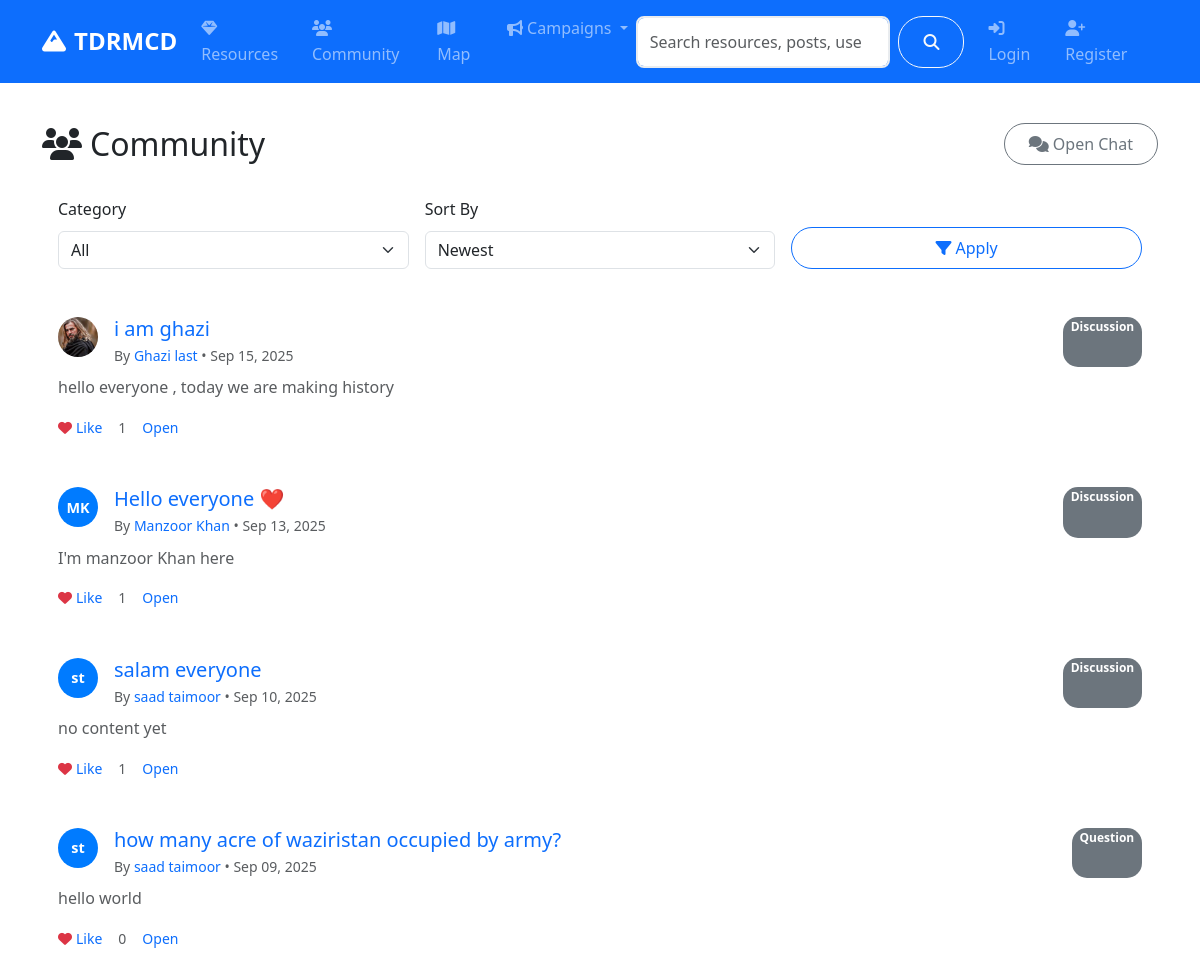
/community/ (upper part), run on an earlier commit of the app's database.
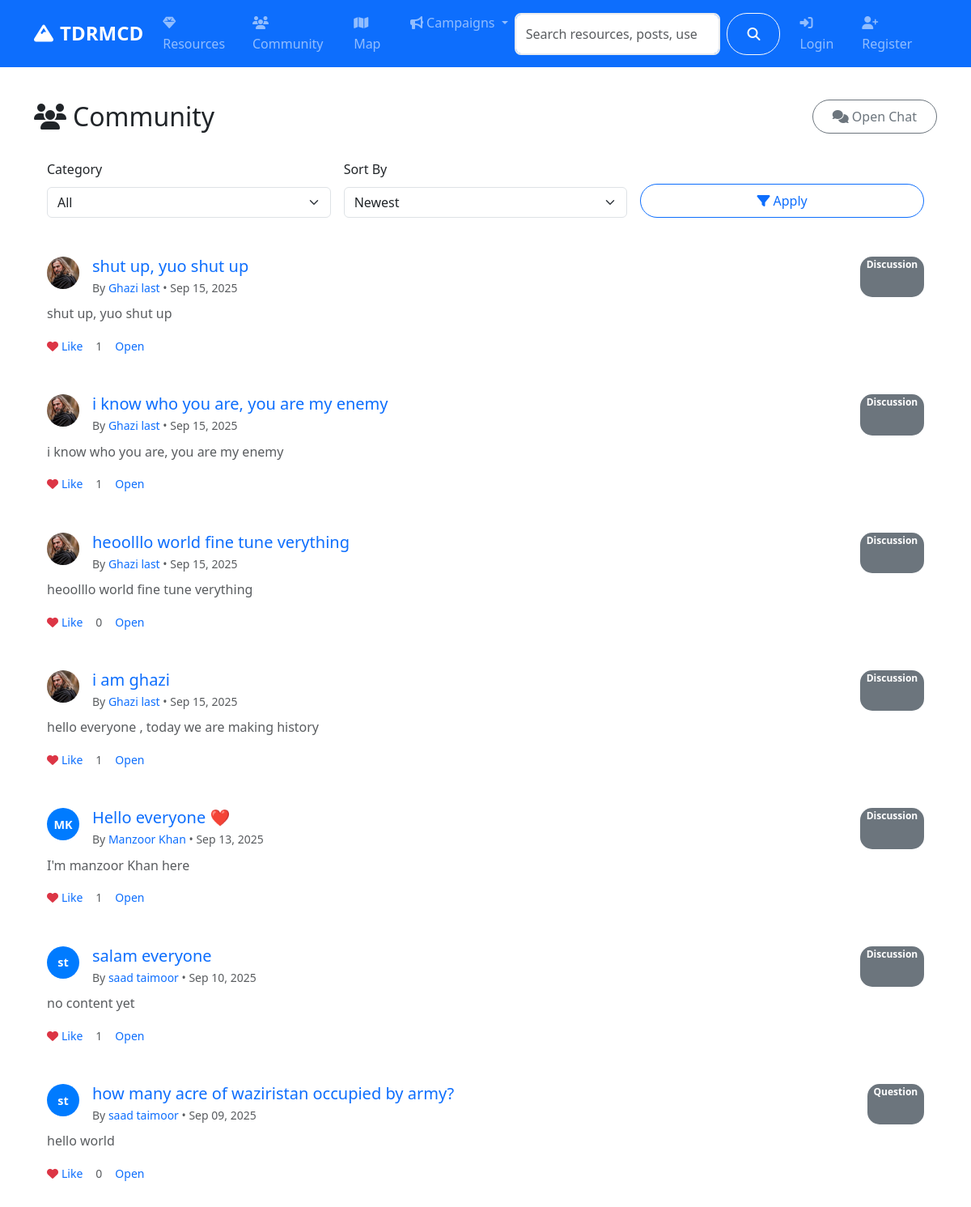
And on a later commit of the database.
### models.py (models this page shows, shortened)
class CommunityPost(db.Model):
    id = db.Column(db.Integer, primary_key=True)
    title = db.Column(db.String(200), nullable=False)
    content = db.Column(db.Text, nullable=False)
    category = db.Column(db.String(50), nullable=False)  # discussion, question, announcement
    tags = db.Column(db.String(200))
    image_url = db.Column(db.String(200))
    likes = db.Column(db.Integer, default=0)
    views = db.Column(db.Integer, default=0)
    author_id = db.Column(db.Integer, db.ForeignKey('user.id'), nullable=False)
    created_at = db.Column(db.DateTime, default=datetime.utcnow)
    updated_at = db.Column(db.DateTime, default=datetime.utcnow, onupdate=datetime.utcnow)
    comments = db.relationship('Comment', backref='post', lazy='dynamic', cascade='all, delete-orphan')
    likes_relation = db.relationship('PostLike', backref='post', lazy='dynamic', cascade='all, delete-orphan')

class User(UserMixin, db.Model):
    id = db.Column(db.Integer, primary_key=True)
    username = db.Column(db.String(80), unique=True, nullable=False)
    email = db.Column(db.String(120), unique=True, nullable=False)
    password_hash = db.Column(db.String(120), nullable=False)
    first_name = db.Column(db.String(50), nullable=False)
    last_name = db.Column(db.String(50), nullable=False)
    role = db.Column(db.String(20), default='user')  # user, admin, researcher
    location = db.Column(db.String(100))
    bio = db.Column(db.Text)
    avatar = db.Column(db.String(200), default='default.jpg')
    is_active = db.Column(db.Boolean, default=True)
    created_at = db.Column(db.DateTime, default=datetime.utcnow)
    last_seen = db.Column(db.DateTime, default=datetime.utcnow)
    resources = db.relationship('Resource', backref='author', lazy='dynamic')
    posts = db.relationship('CommunityPost', backref='author', lazy='dynamic')
    chat_messages = db.relationship('ChatMessage', backref='sender', lazy='dynamic')
    file_submissions = db.relationship(
        'FileSubmission',
        foreign_keys='FileSubmission.submitter_id',
        backref='submitter',
        lazy='dynamic'
    )
    reviewed_submissions = db.relationship(
        'FileSubmission',
        foreign_keys='FileSubmission.reviewed_by',
        backref='reviewer_user',
        lazy='dynamic'
    )
    notifications = db.relationship('Notification', backref='user', lazy='dynamic')
    def get_full_name(self):
        return f"{self.first_name} {self.last_name}"

### routes/community.py (the view, shortened to what this page needs)
@community_bp.route('/')
def index():
    page = request.args.get('page', 1, type=int)
    category = request.args.get('category', 'all')
    sort_by = request.args.get('sort', 'newest')
    query = CommunityPost.query
    if category != 'all':
        query = query.filter_by(category=category)
    if sort_by == 'newest':
        query = query.order_by(CommunityPost.created_at.desc())
    elif sort_by == 'oldest':
        query = query.order_by(CommunityPost.created_at.asc())
    elif sort_by == 'popular':
        query = query.order_by(CommunityPost.likes.desc())
    elif sort_by == 'most_viewed':
        query = query.order_by(CommunityPost.views.desc())
    posts = query.paginate(
        page=page, per_page=10, error_out=False
    )
    categories = ['discussion', 'question', 'announcement', 'news']
    liked_post_ids = set()
    return render_template('community/index.html',
                         posts=posts,
                         categories=categories,
                         current_category=category,
                         current_sort=sort_by,
                         liked_post_ids=liked_post_ids)

### templates/community/index.html (shortened to what the changed rows need)
{% extends "base.html" %}
{% block content %}
<div class="container py-4">
    <div class="d-flex justify-content-between align-items-center mb-3">
        <h2 class="mb-0"><i class="fas fa-users me-2"></i>Community</h2>
    </div>
    <div class="row">
        <div class="col-12">
            {% if posts.items %}
                {% for post in posts.items %}
                <div class="card mb-3">
                    <div class="card-body">
                        <div class="d-flex justify-content-between">
                            <div class="d-flex align-items-start">
                                <div class="me-3">
                                    {% if post.author.avatar and post.author.avatar != 'default.jpg' %}
                                    <img src="{{ url_for('serve_uploaded_file', subdir='avatars', filename=post.author.avatar) }}" alt="Avatar" class="rounded-circle" style="width:40px;height:40px;object-fit:cover;">
                                    {% else %}
                                    <div class="avatar" style="width:40px;height:40px;font-size:.9rem;">{{ post.author.first_name[0] }}{{ post.author.last_name[0] }}</div>
                                    {% endif %}
                                </div>
                                <div>
                                    {% if post.title and post.title.strip() %}
                                        <a class="text-decoration-none" href="{{ url_for('community.post_detail', id=post.id) }}">
                                            <h5 class="mb-1">{{ post.title }}</h5>
                                        </a>
                                    {% endif %}
                                    <div class="text-muted small">By <a class="text-decoration-none" href="{{ url_for('auth.public_profile', username=post.author.username) }}">{{ post.author.get_full_name() }}</a> • {{ post.created_at.strftime('%b %d, %Y') }}</div>
                                </div>
                            </div>
                            <span class="badge bg-secondary">{{ post.category.title() }}</span>
                        </div>
                        {% set is_content_only = not post.title or not post.title.strip() %}
                        <div class="mt-2 mb-2">
                            {% if is_content_only %}
                                {% set limit = 200 %}
                                <div id="post-snippet-{{ post.id }}" class="text-muted">
                                    {{ post.content[:limit] }}{% if post.content|length > limit %}...{% endif %}
                                </div>
                                {% if post.content|length > limit %}
                                <a href="#" class="small" onclick="toggleSeeMore({{ post.id }});return false;" id="see-more-{{ post.id }}">See more</a>
                                <div id="post-full-{{ post.id }}" class="text-muted d-none">{{ post.content }}</div>
                                {% endif %}
                            {% else %}
                                <p class="text-muted">{{ post.content[:200] }}{% if post.content|length > 200 %}...{% endif %}</p>
                            {% endif %}
                        </div>
                        <div class="d-flex gap-3 align-items-center text-muted small">
                            <a href="#" class="text-decoration-none" onclick="return togglePostLike({{ post.id }});"><i class="fas fa-heart me-1 text-danger"></i><span id="post-like-text-{{ post.id }}">{{ 'Liked' if current_user.is_authenticated and post.id in liked_post_ids else 'Like' }}</span></a>
                            <span id="post-like-count-{{ post.id }}">{{ post.likes }}</span>
                            {% if is_content_only %}
                            <a class="text-decoration-none" href="{{ url_for('community.post_detail', id=post.id) }}#comments">Comment</a>
                            {% else %}
                            <a class="text-decoration-none" href="{{ url_for('community.post_detail', id=post.id) }}">Open</a>
                            {% endif %}
                        </div>
                    </div>
                </div>
                {% endfor %}
            {% endif %}
        </div>
    </div>
</div>
{% endblock %}

What changed in the data, as far as the page shows it:
added CommunityPost: avatar (picture), title "shut up, yuo shut up", author.get_full_name "Ghazi last", created_at "Sep 15, 2025", category "Discussion", content "shut up, yuo shut up", is_authenticated "Like", likes "1"
added CommunityPost: avatar (picture), title "i know who you are, you are my enemy", author.get_full_name "Ghazi last", created_at "Sep 15, 2025", category "Discussion", content "i know who you are, you are my enemy", is_authenticated "Like", likes "1"
added CommunityPost: avatar (picture), title "heoolllo world fine tune verything", author.get_full_name "Ghazi last", created_at "Sep 15, 2025", category "Discussion", content "heoolllo world fine tune verything", is_authenticated "Like", likes "0"
